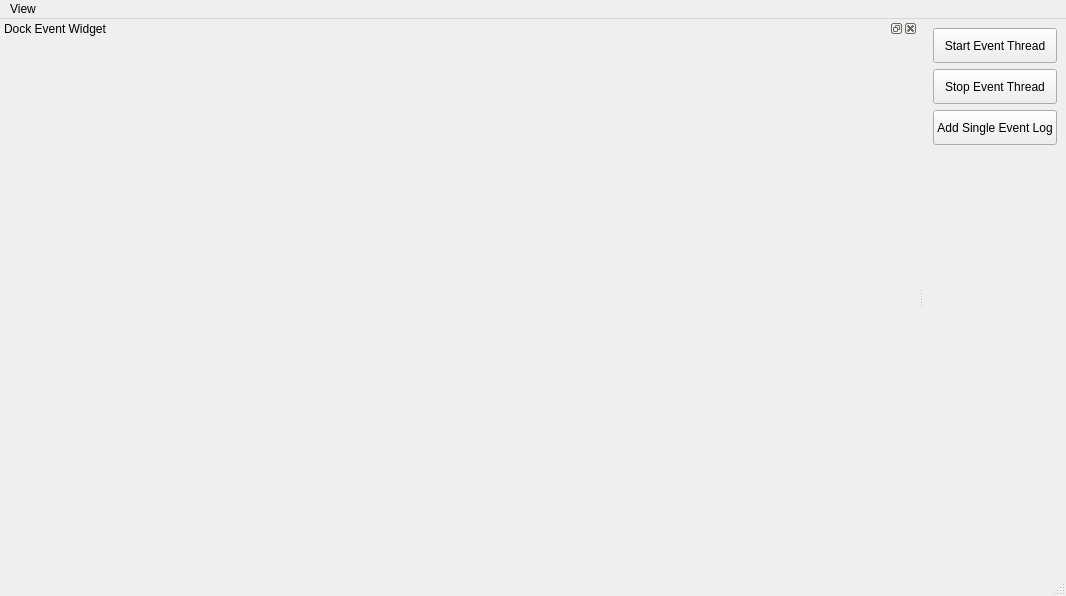
<?xml version="1.0" encoding="UTF-8"?>
<ui version="4.0">
 <class>MainWindow</class>
 <widget class="QMainWindow" name="MainWindow">
  <property name="geometry">
   <rect>
    <x>0</x>
    <y>0</y>
    <width>1052</width>
    <height>596</height>
   </rect>
  </property>
  <property name="windowTitle">
   <string>Test EventLogWidget App</string>
  </property>
  <widget class="QWidget" name="centralwidget">
   <layout class="QHBoxLayout" name="horizontalLayout">
    <item>
     <layout class="QVBoxLayout" name="verticalLayout_2">
      <item>
       <widget class="QPushButton" name="startThreadBtn">
        <property name="minimumSize">
         <size>
          <width>0</width>
          <height>35</height>
         </size>
        </property>
        <property name="text">
         <string>Start Event Thread</string>
        </property>
        <attribute name="buttonGroup">
         <string notr="true">buttonGroup</string>
        </attribute>
       </widget>
      </item>
      <item>
       <widget class="QPushButton" name="stopThreadBtn">
        <property name="minimumSize">
         <size>
          <width>0</width>
          <height>35</height>
         </size>
        </property>
        <property name="text">
         <string>Stop Event Thread</string>
        </property>
        <attribute name="buttonGroup">
         <string notr="true">buttonGroup</string>
        </attribute>
       </widget>
      </item>
      <item>
       <widget class="QPushButton" name="addEventLogBtn">
        <property name="minimumSize">
         <size>
          <width>0</width>
          <height>35</height>
         </size>
        </property>
        <property name="text">
         <string>Add Single Event Log</string>
        </property>
       </widget>
      </item>
      <item>
       <spacer name="verticalSpacer">
        <property name="orientation">
         <enum>Qt::Orientation::Vertical</enum>
        </property>
        <property name="sizeHint" stdset="0">
         <size>
          <width>20</width>
          <height>40</height>
         </size>
        </property>
       </spacer>
      </item>
     </layout>
    </item>
   </layout>
  </widget>
  <widget class="QMenuBar" name="menubar">
   <property name="geometry">
    <rect>
     <x>0</x>
     <y>0</y>
     <width>1052</width>
     <height>21</height>
    </rect>
   </property>
   <widget class="QMenu" name="menuShow">
    <property name="title">
     <string>View</string>
    </property>
    <addaction name="actionShow_EventLog_Widget"/>
   </widget>
   <addaction name="menuShow"/>
  </widget>
  <widget class="QStatusBar" name="statusbar"/>
  <widget class="QDockWidget" name="eventLogDockWidget">
   <property name="minimumSize">
    <size>
     <width>918</width>
     <height>46</height>
    </size>
   </property>
   <property name="features">
    <set>QDockWidget::DockWidgetFeature::DockWidgetClosable|QDockWidget::DockWidgetFeature::DockWidgetFloatable|QDockWidget::DockWidgetFeature::DockWidgetMovable</set>
   </property>
   <property name="windowTitle">
    <string>Dock Event Widget</string>
   </property>
   <attribute name="dockWidgetArea">
    <number>1</number>
   </attribute>
   <widget class="QWidget" name="dockWidgetContents">
    <layout class="QVBoxLayout" name="verticalLayout">
     <item>
      <widget class="EventLogWidget" name="eventLogWidget" native="true">
       <property name="minimumSize">
        <size>
         <width>900</width>
         <height>0</height>
        </size>
       </property>
      </widget>
     </item>
    </layout>
   </widget>
  </widget>
  <action name="actionShow_EventLog_Widget">
   <property name="text">
    <string>Show EventLog Widget</string>
   </property>
  </action>
 </widget>
 <customwidgets>
  <customwidget>
   <class>EventLogWidget</class>
   <extends>QWidget</extends>
   <header>eventlogwidget.h</header>
   <container>1</container>
  </customwidget>
 </customwidgets>
 <resources/>
 <connections/>
 <buttongroups>
  <buttongroup name="buttonGroup"/>
 </buttongroups>
</ui>
